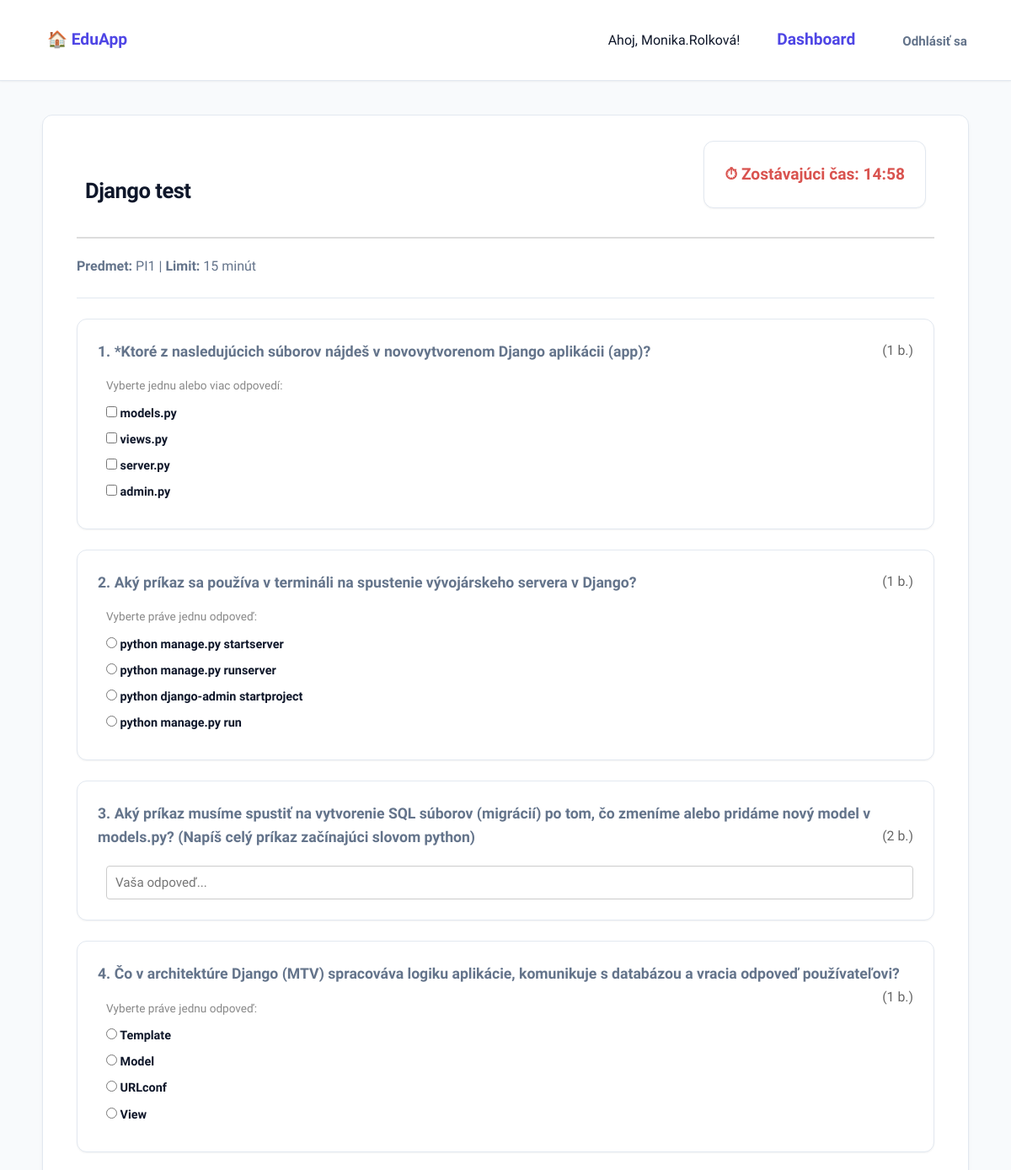
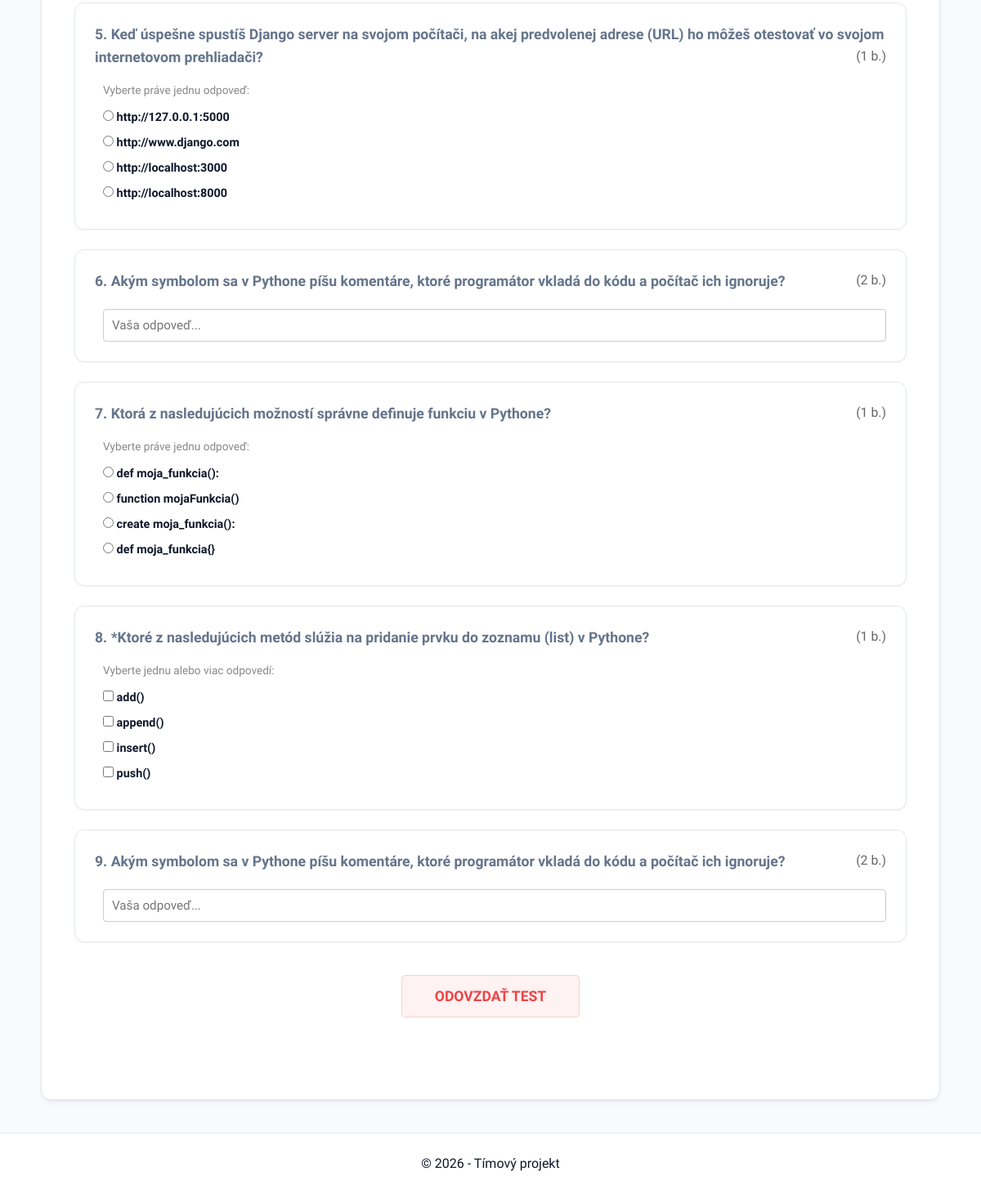
The page /test/13/spustit/ (signed in) on the database its author committed (2 pictures, top to bottom).
### quiz/models.py (models this page shows, shortened)
class Test(models.Model):
    title = models.CharField(max_length=200)
    description = models.TextField()
    subject = models.CharField(max_length=100)
    time_limit = models.IntegerField(help_text="Limit v minútach")
    is_published = models.BooleanField(default=False)
    created_by = models.ForeignKey(User, null=True, blank=True, on_delete=models.SET_NULL, related_name='testy')
    assigned_classes = models.ManyToManyField(Trieda, related_name='tests', blank=True)
    questions = models.ManyToManyField(Question, related_name='tests', through='TestQuestion')

class Question(models.Model):
    TYPES = [
        ('SC', 'Single Choice'),
        ('MC', 'Multiple Choice'),
        ('TXT', 'Short Answer'),
    ]
    text = models.TextField()
    type = models.CharField(max_length=3, choices=TYPES)
    points = models.IntegerField(default=1)
    created_by = models.ForeignKey(User, null=True, blank=True, on_delete=models.SET_NULL, related_name='otazky')

class Answer(models.Model):
    question = models.ForeignKey(Question, on_delete=models.CASCADE, related_name='answers')
    text = models.TextField()
    is_correct = models.BooleanField(default=False)

### quiz/views.py (the view, shortened to what this page needs)
# urls.py: path('test/<int:test_id>/spustit/', views.spustit_test, name='spustit_test'),
@login_required
def spustit_test(request, test_id):
    test = get_object_or_404(Test, id=test_id, is_published=True)
    if Result.objects.filter(user=request.user, test=test).exists():
        return redirect('dashboard')
    test_otazky = TestQuestion.objects.filter(test=test).select_related('question').order_by('order')
    return render(request, 'quiz/spustit_test.html', {
        'test': test,
        'otazky': [tq.question for tq in test_otazky] # Pošleme zoznam samotných otázok
    })

### quiz/templates/quiz/spustit_test.html (shortened to what this page needs)
{% extends 'quiz/base.html' %}
{% load static %}
{% block content %}
<div style="position: sticky; top: 0; background: white; padding: 10px; border-bottom: 2px solid #ddd; z-index: 1000; display: flex; justify-content: space-between; align-items: center; margin-top: -20px;">
    <h2>{{ test.title }}</h2>
    <div style="font-size: 1.2em; font-weight: bold; color: #d9534f; background: #f9f9f9; padding: 10px; border-radius: 5px; border: 1px solid #d9534f;">
        ⏱ Zostávajúci čas: <span id="timer">--:--</span>
    </div>
</div>
<p style="margin-top: 20px;"><strong>Predmet:</strong> {{ test.subject }} | <strong>Limit:</strong> {{ test.time_limit }} minút</p>
<hr>
<form id="test-form" method="post" action="{% url 'spustit_test' test.id %}">
    {% for otazka in otazky %}
    <div style="margin-bottom: 30px; padding: 20px; border: 1px solid #eee; border-radius: 8px; background-color: #fff; text-align: left;">
        <p style="font-size: 1.1em;"><strong>{{ forloop.counter }}. {{ otazka.text }}</strong>
           <span style="color: #666; font-size: 0.9em; float: right;">({{ otazka.points }} b.)</span>
        </p>
        <div style="margin-top: 15px; padding-left: 10px;">
            {% if otazka.type == 'TXT' %}
                <input type="text" name="otazka_{{ otazka.id }}" placeholder="Vaša odpoveď..."
                       style="width: 100%; padding: 10px; border: 1px solid #ccc; border-radius: 4px; box-sizing: border-box;">
            {% elif otazka.type == 'MC' %}
                <p style="color: #888; font-size: 0.85em; margin-bottom: 10px;">Vyberte jednu alebo viac odpovedí:</p>
                {% for odpoved in otazka.answers.all %}
                <label style="display: block; margin-bottom: 8px; cursor: pointer;">
                    <input type="checkbox" name="otazka_{{ otazka.id }}" value="{{ odpoved.id }}">
                    {{ odpoved.text }}
                </label>
                {% endfor %}
            {% elif otazka.type == 'SC' %}
                <p style="color: #888; font-size: 0.85em; margin-bottom: 10px;">Vyberte práve jednu odpoveď:</p>
                {% for odpoved in otazka.answers.all %}
                <label style="display: block; margin-bottom: 8px; cursor: pointer;">
                    <input type="radio" name="otazka_{{ otazka.id }}" value="{{ odpoved.id }}" required>
                    {{ odpoved.text }}
                </label>
                {% endfor %}
            {% endif %}
        </div>
    </div>
    {% endfor %}
    <div style="text-align: center; margin-top: 40px; padding-bottom: 50px;">
        <button type="submit" onclick="return confirm('Naozaj chcete test odovzdať?')"
                style="background-color: #007bff; color: white; border: none; padding: 15px 40px; font-size: 1.1em; border-radius: 5px; cursor: pointer;">
            ODOVZDAŤ TEST
        </button>
    </div>
</form>
{% endblock %}

### quiz/templates/quiz/base.html (shortened to what this page needs)
{% load static %}
<!DOCTYPE html>
<html lang="sk">
<head>
    <link rel="stylesheet" href="{% static 'quiz/style.css' %}">
</head>
<body>
    <nav class="main-nav">
        <div class="nav-logo">
            <a href="{% url 'index' %}">🏠 EduApp</a>
        </div>
        <div class="nav-links">
            {% if user.is_authenticated %}
                <span class="user-welcome">Ahoj, {{ user.username }}!</span>
                <a href="{% url 'dashboard' %}" class="link-dashboard">Dashboard</a>
                <form action="{% url 'logout' %}" method="post" class="logout-form">
                    <button type="submit" class="btn-logout">Odhlásiť sa</button>
                </form>
            {% else %}
                {% if request.resolver_match.url_name != 'login' %}
                    <a href="{% url 'login' %}" class="btn-login">Prihlásiť sa</a>
                {% endif %}
            {% endif %}
        </div>
    </nav>
    <main class="container">
        {% block content %}{% endblock %}
    </main>
    <footer class="main-footer">
        &copy; 2026 - Tímový projekt
    </footer>
</body>
</html>

### quiz/static/quiz/style.css (style rules this page uses)
:root { --primary: #4f46e5; --primary-hover: #4338ca; --primary-light: #f5f3ff; --bg-app: #f8fafc; --surface: #ffffff; --text-main: #0f172a; --text-muted: #64748b; --border: #e2e8f0; --success: #10b981; --success-bg: #ecfdf5; --danger: #ef4444; --danger-bg: #fef2f2; --warning: #f59e0b; --warning-bg: #fffbeb; --shadow-sm: 0 1px 2px 0 rgb(0 0 0 / 0.05); --shadow-md: 0 4px 6px -1px rgb(0 0 0 / 0.05), 0 2px 4px -2px rgb(0 0 0 / 0.05); --radius: 12px; }
* { box-sizing: border-box; margin: 0; padding: 0; }
body { font-family: 'Plus Jakarta Sans', -apple-system, sans-serif; background-color: var(--bg-app); color: var(--text-main); line-height: 1.6; display: flex; flex-direction: column; min-height: 100vh; }
nav, .main-nav { background-color: var(--surface); border-bottom: 1px solid var(--border); padding: 24px 40px; display: flex; align-items: center; justify-content: space-between; box-shadow: var(--shadow-sm); }
.nav-logo a, nav a:first-of-type { font-weight: 800; color: var(--primary) !important; font-size: 1.2rem; text-decoration: none; display: inline-block !important; padding: 8px 16px !important; border-radius: 8px !important; transition: all 0.2s ease-in-out !important; }
.nav-links { display: flex !important; align-items: center !important; gap: 28px !important; white-space: nowrap !important; }
nav a, .nav-links a { color: var(--text-muted); text-decoration: none; font-weight: 600; font-size: 0.95rem; padding: 8px 16px; border-radius: 8px; transition: all 0.2s ease; }
.logout-form { display: inline-flex !important; align-items: center !important; margin: 0 !important; padding: 0 !important; }
.btn-logout { display: inline-flex !important; align-items: center !important; background: none !important; color: var(--text-muted) !important; border: none !important; box-shadow: none !important; padding: 6px 12px !important; font-size: 0.95rem !important; font-weight: 600 !important; margin: 0 !important; cursor: pointer !important; transform: translateY(2px) !important; transition: all 0.2s ease-in-out !important; }
.content, .container { flex: 1; max-width: 1100px; width: 100%; margin: 40px auto; padding: 40px; background-color: var(--surface); border-radius: var(--radius); border: 1px solid var(--border); box-shadow: var(--shadow-md); text-align: left !important; }
body, .content, .container { text-align: left !important; }
h2 { font-size: 1.6rem; font-weight: 700; letter-spacing: -0.02em; margin-top: 30px; margin-bottom: 16px; }
p { color: var(--text-muted); margin-bottom: 16px; }
hr { border: 0; border-top: 1px solid var(--border); margin: 24px 0; }
a { color: var(--primary); text-decoration: none; font-weight: 600; }
button, input[type="submit"], .btn-hero-primary { display: inline-flex; align-items: center; justify-content: center; gap: 8px; padding: 10px 18px; font-size: 0.95rem; font-weight: 600; border: none; border-radius: 8px; cursor: pointer; font-family: inherit; transition: all 0.2s ease; box-shadow: var(--shadow-sm); margin-right: 10px; margin-bottom: 10px; }
button:last-child { margin-right: 0; }
button, input[type="submit"] { background-color: var(--primary); color: white; }
button[onclick*="confirm"], button[class*="danger"], form[action*="zmaz"] button { background-color: var(--danger-bg) !important; color: var(--danger) !important; border: 1px solid rgba(239, 68, 68, 0.2) !important; box-shadow: none; }
form p { margin-bottom: 16px; }
form label { display: block; font-weight: 600; font-size: 0.9rem; margin-bottom: 4px; }
input[type="text"], input[type="password"], input[type="email"], input[type="number"], select, textarea { width: 100%; padding: 11px 16px; border: 1px solid var(--border); border-radius: 8px; font-family: inherit; font-size: 0.95rem; color: var(--text-main); background-color: #ffffff; transition: all 0.2s ease; margin-top: 4px; }
.question-card, div[style*="border: 1px solid"], div[style*="border:1px solid"] { border: 1px solid var(--border) !important; background-color: #ffffff !important; border-radius: var(--radius) !important; padding: 24px !important; margin-bottom: 24px !important; box-shadow: var(--shadow-sm); }
footer, .main-footer { background-color: var(--surface); border-top: 1px solid var(--border); padding: 24px; text-align: center; margin-top: auto; }

### rows shown on the page
Test: title "Django test", subject "PI1", time_limit "15"
Question: text "*Ktoré z nasledujúcich súborov nájdeš v novovytvorenom Django aplikácii (app)?", points "1"
Answer: text "models.py"
Answer: text "views.py"
Answer: text "server.py"
Answer: text "admin.py"
Question: text "Aký príkaz sa používa v termináli na spustenie vývojárskeho servera v Django?", points "1"
Answer: text "python manage.py startserver"
Answer: text "python manage.py runserver"
Answer: text "python django-admin startproject"
Answer: text "python manage.py run"
Question: text "Aký príkaz musíme spustiť na vytvorenie SQL súborov (migrácií) po tom, čo zmeníme alebo pridáme nový model v models.py? (Napíš celý príkaz začínajúci slovom python)", points "2"
Question: text "Čo v architektúre Django (MTV) spracováva logiku aplikácie, komunikuje s databázou a vracia odpoveď používateľovi?", points "1"
Answer: text "Template"
Answer: text "Model"
Answer: text "URLconf"
Answer: text "View"
Question: text "Keď úspešne spustíš Django server na svojom počítači, na akej predvolenej adrese (URL) ho môžeš otestovať vo svojom internetovom prehliadači?", points "1"
Answer: text "http://127.0.0.1:5000"
Answer: text "http://www.django.com"
Answer: text "http://localhost:3000"
Answer: text "http://localhost:8000"
Question: text "Akým symbolom sa v Pythone píšu komentáre, ktoré programátor vkladá do kódu a počítač ich ignoruje?", points "2"
Question: text "Ktorá z nasledujúcich možností správne definuje funkciu v Pythone?", points "1"
Answer: text "def moja_funkcia():"
Answer: text "function mojaFunkcia()"
Answer: text "create moja_funkcia():"
Answer: text "def moja_funkcia{}"
Question: text "*Ktoré z nasledujúcich metód slúžia na pridanie prvku do zoznamu (list) v Pythone?", points "1"
Answer: text "add()"
Answer: text "append()"
Answer: text "insert()"
Answer: text "push()"
Question: text "Akým symbolom sa v Pythone píšu komentáre, ktoré programátor vkladá do kódu a počítač ich ignoruje?", points "2"

### other values the page prints
{{ user.username }} "Monika.Rolková"
